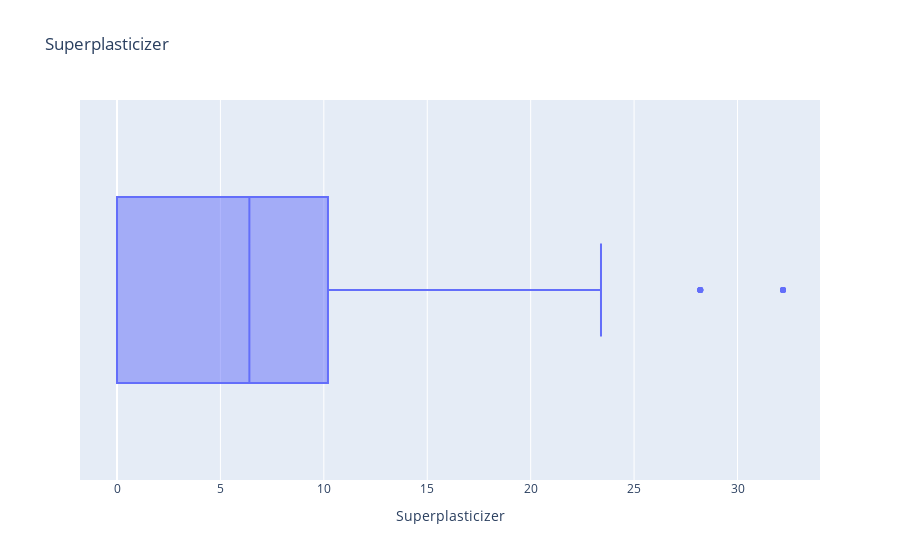

The notebook cell saved with this chart:
### Code cell
fig = px.box(dataset, x="Superplasticizer",title = 'Superplasticizer')
fig.show()

### Figure 1 — Plotly figure (JSON) as saved in the notebook; plotly's stock layout.template omitted (floating-point values rounded to 4 significant figures; data arrays with more than 128 entries replaced by an {"elided": "..."} marker saying what was removed)
{"data": [{"alignmentgroup": "True", "hovertemplate": "Superplasticizer=%{x}<extra></extra>", "legendgroup": "", "marker": {"color": "#636efa"}, "name": "", "notched": false, "offsetgroup": "", "orientation": "h", "showlegend": false, "type": "box", "x": {"elided": "1030 float values"}, "x0": " ", "xaxis": "x", "y0": " ", "yaxis": "y"}], "layout": {"boxmode": "group", "legend": {"tracegroupgap": 0}, "title": {"text": "Superplasticizer"}, "xaxis": {"anchor": "y", "domain": [0, 1], "title": {"text": "Superplasticizer"}}, "yaxis": {"anchor": "x", "domain": [0, 1]}}}
